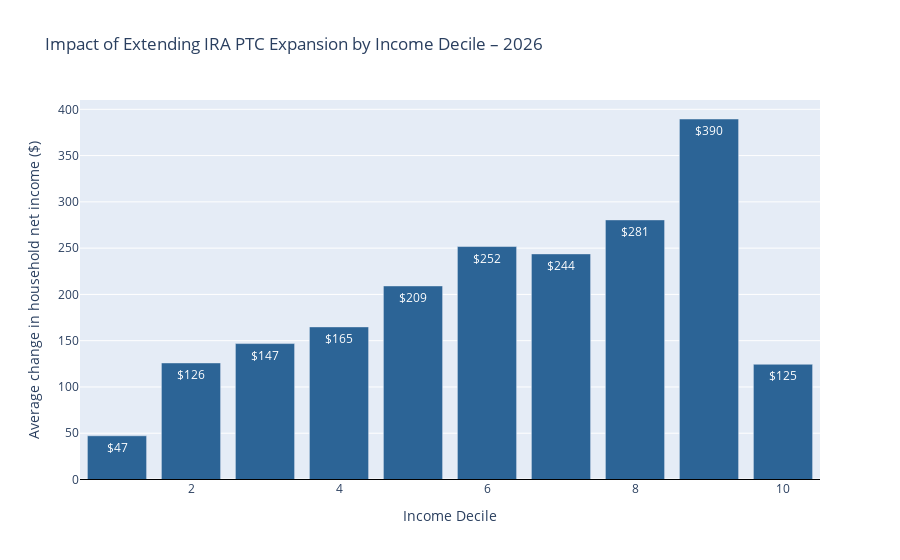
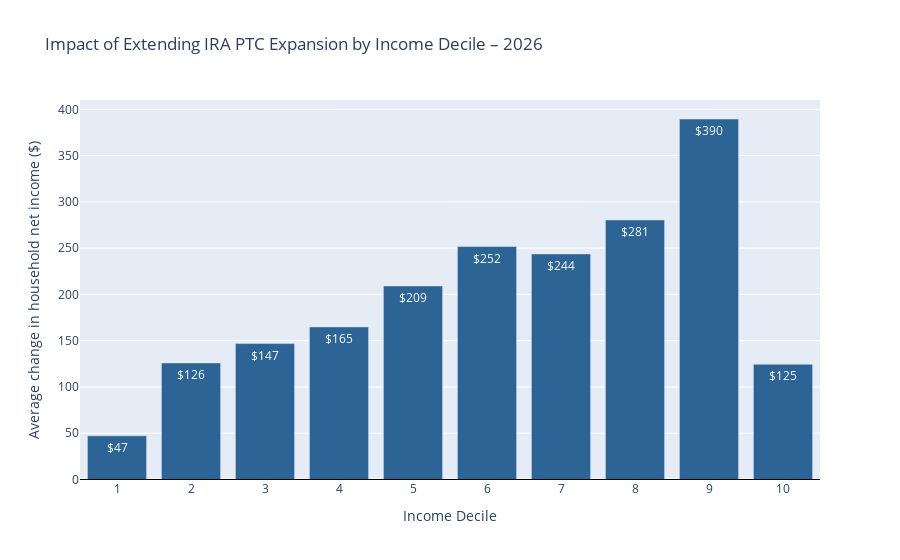

Write notebook code for charts like these, in order.
### Code cell
import numpy as np
import pandas as pd
import plotly.graph_objects as go

# ------------------------------------------------------------------
# Brand hex codes (one-to-one with style.colors)
# ------------------------------------------------------------------
COLOR_BLUE               = "#2C6496"   # style.colors.BLUE  / BLUE_PRIMARY
COLOR_BLUE_LIGHT         = "#D8E6F3"   # style.colors.BLUE_LIGHT / BLUE_95
COLOR_LIGHT_GRAY         = "#F2F2F2"   # style.colors.LIGHT_GRAY
COLOR_MEDIUM_LIGHT_GRAY  = "#BDBDBD"   # style.colors.MEDIUM_LIGHT_GRAY
COLOR_DARK_GRAY          = "#616161"   # style.colors.DARK_GRAY

# ––– choose colours for positive vs. negative average bars –––
POS_COLOR = COLOR_BLUE
NEG_COLOR = COLOR_DARK_GRAY

# ------------------------------------------------------------------
# 1.  Pull baseline / reform net income + weights
# ------------------------------------------------------------------
net_base   = baseline.calculate(
    "household_net_income_including_health_benefits", map_to="household", period=2026
)
net_reform = reformed.calculate(
    "household_net_income_including_health_benefits", map_to="household", period=2026
)
weights    = baseline.calculate(
    "household_weight", map_to="household", period=2026
)

df = pd.DataFrame({
    "net_base": net_base,
    "delta":    net_reform - net_base,
    "weight":   weights,
})

# ------------------------------------------------------------------
# 2.  Weighted decile edges (baseline ranking)
# ------------------------------------------------------------------
def wquantile(values, qs, w):
    srt = np.argsort(values)
    values, w = values[srt], w[srt]
    cum_w = np.cumsum(w) / np.sum(w)
    return np.interp(qs, cum_w, values)

edges = wquantile(df["net_base"].values,
                  np.linspace(0, 1, 11), df["weight"].values)

df["decile"] = pd.cut(df["net_base"],
                      bins=edges,
                      labels=np.arange(1, 11),
                      include_lowest=True)

# ------------------------------------------------------------------
# 3.  Weighted average Δnet-income by decile
# ------------------------------------------------------------------
decile_avg = (
    df.groupby("decile")
      .apply(lambda g: np.average(g["delta"], weights=g["weight"]))
      .reset_index(name="avg_change")
)

# ------------------------------------------------------------------
# 4.  Use brand colours: blue if gain, dark-gray if loss
# ------------------------------------------------------------------
bar_colors = [
    POS_COLOR if v >= 0 else NEG_COLOR
    for v in decile_avg["avg_change"]
]

# ------------------------------------------------------------------
# 5.  Plot
# ------------------------------------------------------------------
fig = go.Figure(
    data=[
        go.Bar(
            x=decile_avg["decile"].astype(int),
            y=decile_avg["avg_change"],
            marker_color=bar_colors,
            text=decile_avg["avg_change"].apply(lambda v: f"${v:,.0f}"),
            textposition="inside",
        )
    ],
    layout=dict(
        title="Impact of Extending IRA PTC Expansion by Income Decile – 2026",
        xaxis_title="Income Decile",
        yaxis_title="Average change in household net income ($)",
        showlegend=False,
    )
)
fig.add_hline(y=0, line_width=1, line_color="black")
fig.show()
fig.update_xaxes(dtick=1)        # show 1-10 instead of only the evens

### Figure 1 — Plotly figure (JSON) as saved in the notebook; plotly's stock layout.template omitted (floating-point values rounded to 4 significant figures)
{"data": [{"marker": {"color": ["#2C6496", "#2C6496", "#2C6496", "#2C6496", "#2C6496", "#2C6496", "#2C6496", "#2C6496", "#2C6496", "#2C6496"]}, "text": ["$47", "$126", "$147", "$165", "$209", "$252", "$244", "$281", "$390", "$125"], "textposition": "inside", "type": "bar", "x": [1, 2, 3, 4, 5, 6, 7, 8, 9, 10], "y": [47.24, 126.0, 146.9, 164.9, 209.2, 251.7, 243.8, 280.5, 389.5, 124.5]}], "layout": {"shapes": [{"line": {"color": "black", "width": 1}, "type": "line", "x0": 0, "x1": 1, "xref": "x domain", "y0": 0, "y1": 0, "yref": "y"}], "showlegend": false, "title": {"text": "Impact of Extending IRA PTC Expansion by Income Decile – 2026"}, "xaxis": {"title": {"text": "Income Decile"}}, "yaxis": {"title": {"text": "Average change in household net income ($)"}}}}

### Figure 2 — Plotly figure (JSON) as saved in the notebook; plotly's stock layout.template omitted (floating-point values rounded to 4 significant figures)
{"data": [{"marker": {"color": ["#2C6496", "#2C6496", "#2C6496", "#2C6496", "#2C6496", "#2C6496", "#2C6496", "#2C6496", "#2C6496", "#2C6496"]}, "text": ["$47", "$126", "$147", "$165", "$209", "$252", "$244", "$281", "$390", "$125"], "textposition": "inside", "type": "bar", "x": [1, 2, 3, 4, 5, 6, 7, 8, 9, 10], "y": [47.24, 126.0, 146.9, 164.9, 209.2, 251.7, 243.8, 280.5, 389.5, 124.5]}], "layout": {"shapes": [{"line": {"color": "black", "width": 1}, "type": "line", "x0": 0, "x1": 1, "xref": "x domain", "y0": 0, "y1": 0, "yref": "y"}], "showlegend": false, "title": {"text": "Impact of Extending IRA PTC Expansion by Income Decile – 2026"}, "xaxis": {"dtick": 1, "title": {"text": "Income Decile"}}, "yaxis": {"title": {"text": "Average change in household net income ($)"}}}}
